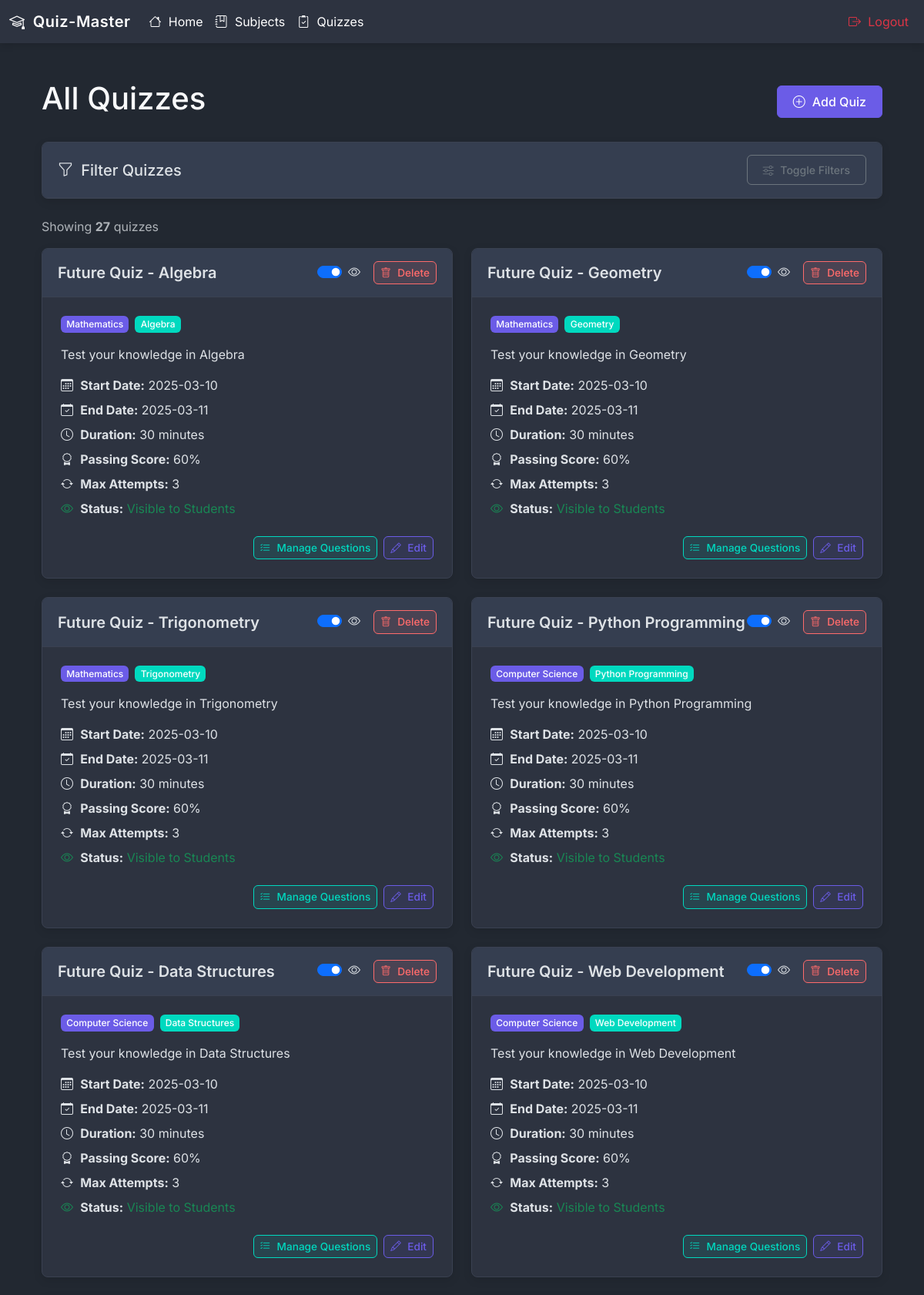
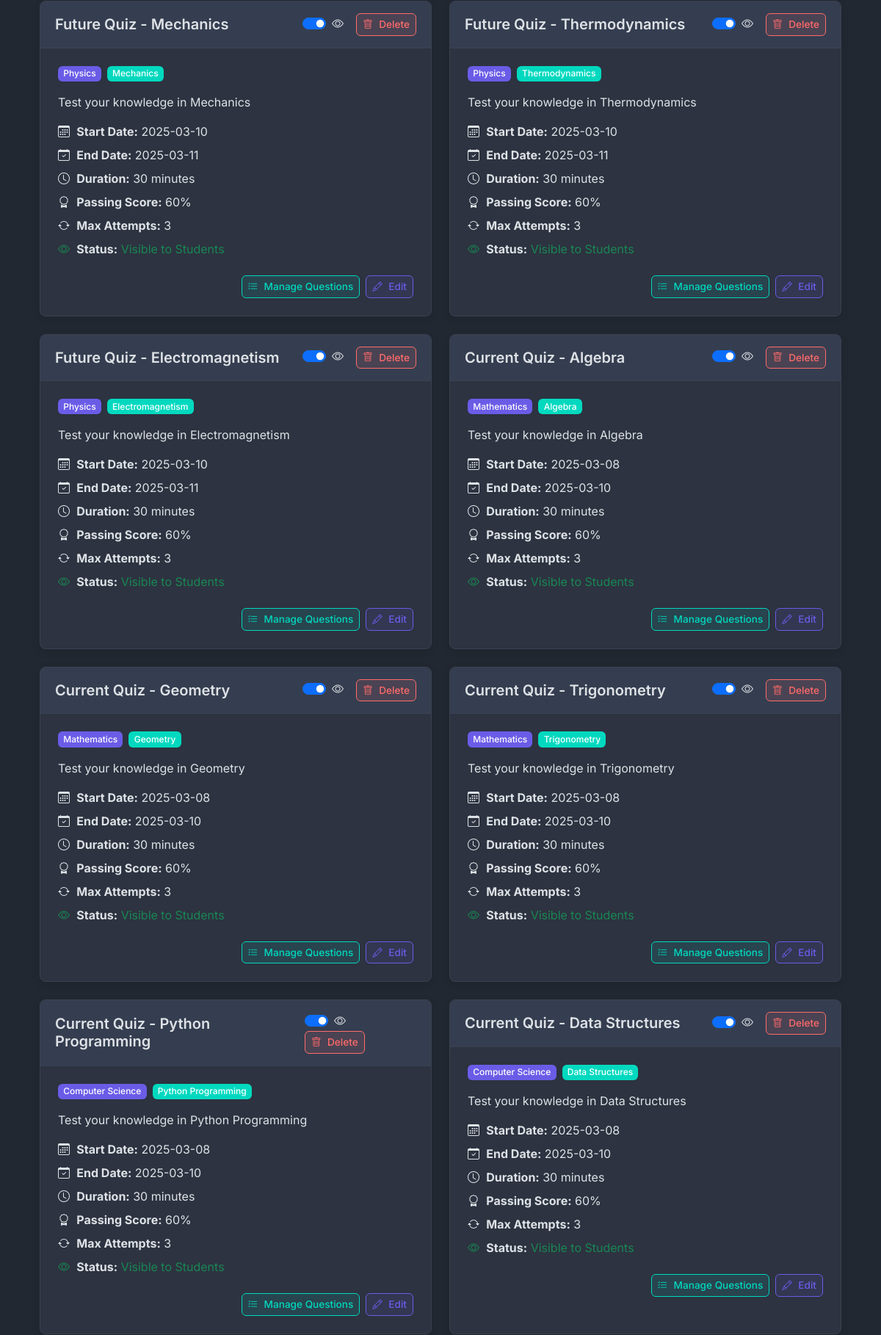
Page /admin/quizzes (signed in, upper part) on the committed database (2 pictures, top to bottom).
### models.py (models this page shows)
class Quiz(db.Model):
    id = db.Column(db.Integer, primary_key=True)
    name = db.Column(db.String(100), nullable=False)
    description = db.Column(db.Text)
    start_date = db.Column(db.DateTime(timezone=True), nullable=False)  # Explicitly set timezone=True
    end_date = db.Column(db.DateTime(timezone=True))  # Explicitly set timezone=True
    time_duration = db.Column(db.Integer, nullable=False)  # in minutes
    passing_score = db.Column(db.Integer, nullable=False)
    max_attempts = db.Column(db.Integer, default=3)
    chapter_id = db.Column(db.Integer, db.ForeignKey('chapter.id'), nullable=False)
    is_active = db.Column(db.Boolean, default=False)
    created_at = db.Column(db.DateTime(timezone=True), default=datetime.now(timezone.utc))
    updated_at = db.Column(db.DateTime(timezone=True), onupdate=datetime.now(timezone.utc))
    questions = db.relationship('Question', backref='quiz', lazy=True)
    attempts = db.relationship('QuizAttempt', backref='quiz', lazy=True)
    scores = db.relationship('Score', backref='quiz', lazy=True)

class Subject(db.Model):
    id = db.Column(db.Integer, primary_key=True)
    name = db.Column(db.String(50), unique=True, nullable=False, index=True)
    description = db.Column(db.Text)
    created_at = db.Column(db.DateTime, default=datetime.now(timezone.utc))
    updated_at = db.Column(db.DateTime, default=datetime.now(timezone.utc), onupdate=datetime.now(timezone.utc))
    chapters = db.relationship('Chapter', backref='subject', lazy=True)

class Chapter(db.Model):
    id = db.Column(db.Integer, primary_key=True)
    name = db.Column(db.String(50), nullable=False)
    description = db.Column(db.Text)
    subject_id = db.Column(db.Integer, db.ForeignKey('subject.id'), nullable=False, index=True)
    created_at = db.Column(db.DateTime, default=datetime.now(timezone.utc))
    updated_at = db.Column(db.DateTime, default=datetime.now(timezone.utc), onupdate=datetime.now(timezone.utc))
    quizzes = db.relationship('Quiz', backref='chapter', lazy=True)

### routes/admin_routes.py (the view, shortened to what this page needs)
@app.route('/admin/quizzes', methods=['GET'])
@admin_required
def allQuizzes():
    subject_id = request.args.get('subject')
    date_filter = request.args.get('date')
    duration_filter = request.args.get('duration')
    sort_by = request.args.get('sort_by', 'date_desc')
    now = datetime.now(timezone.utc)
    query = Quiz.query
    if subject_id:
        chapters = Chapter.query.filter_by(subject_id=subject_id).all()
        chapter_ids = [chapter.id for chapter in chapters]
        query = query.filter(Quiz.chapter_id.in_(chapter_ids))
    if sort_by == 'date_desc':
        query = query.order_by(Quiz.start_date.desc())
    elif sort_by == 'date_asc':
        query = query.order_by(Quiz.start_date.asc())
    elif sort_by == 'name_asc':
        query = query.order_by(Quiz.name.asc())
    elif sort_by == 'name_desc':
        query = query.order_by(Quiz.name.desc())
    elif sort_by == 'duration_asc':
        query = query.order_by(Quiz.time_duration.asc())
    elif sort_by == 'duration_desc':
        query = query.order_by(Quiz.time_duration.desc())
    quizzes = query.all()
    for quiz in quizzes:
        if quiz.start_date and quiz.start_date.tzinfo is None:
            db.session.query(Quiz).filter_by(id=quiz.id).update({
                'start_date': quiz.start_date.replace(tzinfo=timezone.utc)
            })
        if quiz.end_date and quiz.end_date.tzinfo is None:
            db.session.query(Quiz).filter_by(id=quiz.id).update({
                'end_date': quiz.end_date.replace(tzinfo=timezone.utc)
            })
    if any(quiz.start_date.tzinfo is None for quiz in quizzes if quiz.start_date) or \
       any(quiz.end_date.tzinfo is None for quiz in quizzes if quiz.end_date):
        db.session.commit()
        quizzes = query.all()  # Refresh the quiz objects
    subjects = Subject.query.all()
    return render_template('admin/adminQuiz.html',
                         quizzes=quizzes,
                         subjects=subjects,
                         datetime=datetime,
                         timezone=timezone,
                         now=now)

### utils.py (called while the page is built)
def admin_required(f):
    @wraps(f)
    def decorated_function(*args, **kwargs):
        if 'admin_id' not in session:
            flash('Admin access required!', 'danger')
            return redirect(url_for('login'))
        return f(*args, **kwargs)
    return decorated_function

### templates/admin/adminQuiz.html (shortened to what this page needs)
{% extends "base.html" %}
{% block navigation %}
<nav class="navbar navbar-expand-lg">
    <div class="container-fluid">
        <a class="navbar-brand" href="/"><i class="bi bi-mortarboard"></i> Quiz-Master</a>
        <div class="collapse navbar-collapse" id="navbarSupportedContent">
            <ul class="navbar-nav me-auto mb-2 mb-lg-0">
                <li class="nav-item">
                    <a class="nav-link active" aria-current="page" href="/"><i class="bi bi-house"></i> Home</a>
                </li>
                {% if session.get('user_id') %}
                <li class="nav-item">
                    <a class="nav-link active" href="{{ url_for('dashboard') }}"><i class="bi bi-speedometer2"></i> Dashboard</a>
                </li>
                {% elif session.get('admin_id') %}
                <li class="nav-item">
                    <a class="nav-link active" href="{{ url_for('admin') }}"><i class="bi bi-journal-bookmark"></i> Subjects</a>
                </li>
                <li class="nav-item">
                    <a class="nav-link active" href="{{ url_for('allQuizzes') }}"><i class="bi bi-clipboard2-check"></i> Quizzes</a>
                </li>
                {% endif %}
            </ul>
            {% if session.get('user_id') %}
            <ul class="navbar-nav">
                <li class="nav-item">
                    <a class="nav-link active text-danger" href="{{ url_for('logout') }}"><i class="bi bi-box-arrow-right"></i> Logout</a>
                </li>
            </ul>
            {% elif session.get('admin_id') %}
            <ul class="navbar-nav">
                <li class="nav-item">
                    <a class="nav-link active text-danger" href="{{ url_for('adminLogout') }}"><i class="bi bi-box-arrow-right"></i> Logout</a>
                </li>
            </ul>
            {% endif %}
        </div>
    </div>
</nav>
{% endblock %}
{% block content %}
<div class="container py-4">
    <div class="d-flex justify-content-between align-items-center mb-4">
        <h1>All Quizzes</h1>
        <button class="btn btn-primary" data-bs-toggle="modal" data-bs-target="#addQuizModal">
            <i class="bi bi-plus-circle"></i> Add Quiz
        </button>
    </div>
    <div class="card mb-4">
        <div class="card-header">
            <div class="d-flex justify-content-between align-items-center">
                <h5 class="mb-0"><i class="bi bi-funnel"></i> Filter Quizzes</h5>
                <button class="btn btn-sm btn-outline-secondary" type="button" data-bs-toggle="collapse"
                        data-bs-target="#filterCollapse" aria-expanded="false" aria-controls="filterCollapse">
                    <i class="bi bi-sliders"></i> Toggle Filters
                </button>
            </div>
        </div>
    </div>
    <div class="d-flex justify-content-between align-items-center mb-3">
        <p class="text-muted mb-0">Showing <span class="fw-bold">{{ quizzes|length }}</span> quizzes</p>
    </div>
    <div class="row g-4">
        {% for quiz in quizzes %}
        <div class="col-md-6">
            <div class="card h-100">
                <div class="card-header d-flex justify-content-between align-items-center">
                    <h3 class="card-title mb-0 fs-5">{{ quiz.name }}</h3>
                    <div>
                        <div class="form-check form-switch d-inline-block me-2">
                            <input class="form-check-input" type="checkbox"
                                   role="switch" id="visibility-toggle-{{ quiz.id }}"
                                   data-quiz-id="{{ quiz.id }}"
                                   {% if quiz.is_active %}checked{% endif %}>
                            <label class="form-check-label" for="visibility-toggle-{{ quiz.id }}">
                                <i class="bi {% if quiz.is_active %}bi-eye{% else %}bi-eye-slash{% endif %}"></i>
                            </label>
                        </div>
                        <button class="btn btn-sm action-btn action-btn-delete"
                                data-bs-toggle="modal"
                                data-bs-target="#deleteQuizModal-{{ quiz.id }}">
                            <i class="bi bi-trash"></i> Delete
                        </button>
                    </div>
                </div>
                <div class="card-body">
                    <div class="d-flex align-items-center mb-3">
                        {% if quiz.chapter and quiz.chapter.subject %}
                        <span class="badge me-2" style="background-color: var(--primary-color);">
                            {{ quiz.chapter.subject.name }}
                        </span>
                        <span class="badge" style="background-color: var(--secondary-color);">
                            {{ quiz.chapter.name }}
                        </span>
                        {% elif quiz.chapter %}
                        <span class="badge" style="background-color: var(--secondary-color);">
                            {{ quiz.chapter.name }}
                        </span>
                        {% else %}
                        <span class="badge bg-danger">No Chapter Assigned</span>
                        {% endif %}
                    </div>
                    <p>{{ quiz.description }}</p>
                    <div class="mb-4">
                        <p class="mb-2">
                            <i class="bi bi-calendar3"></i>
                            <strong>Start Date:</strong> {{ quiz.start_date.strftime('%Y-%m-%d') }}
                        </p>
                        {% if quiz.end_date %}
                        <p class="mb-2">
                            <i class="bi bi-calendar-check"></i>
                            <strong>End Date:</strong> {{ quiz.end_date.strftime('%Y-%m-%d') }}
                        </p>
                        {% endif %}
                        <p class="mb-2">
                            <i class="bi bi-clock"></i>
                            <strong>Duration:</strong> {{ quiz.time_duration }} minutes
                        </p>
                        <p class="mb-2">
                            <i class="bi bi-award"></i>
                            <strong>Passing Score:</strong> {{ quiz.passing_score }}%
                        </p>
                        <p class="mb-2">
                            <i class="bi bi-arrow-repeat"></i>
                            <strong>Max Attempts:</strong> {{ quiz.max_attempts }}
                        </p>
                        <p class="mb-2">
                            <i class="bi {% if quiz.is_active %}bi-eye text-success{% else %}bi-eye-slash text-danger{% endif %}"></i>
                            <strong>Status:</strong>
                            <span class="{% if quiz.is_active %}text-success{% else %}text-danger{% endif %}">
                                {{ 'Visible to Students' if quiz.is_active else 'Hidden from Students' }}
                            </span>
                        </p>
                    </div>
                    <div class="d-flex justify-content-end gap-2">
                        <a href="{{ url_for('add_quiz_questions', quiz_id=quiz.id) }}"
                           class="btn btn-sm action-btn action-btn-add">
                            <i class="bi bi-list-check"></i> Manage Questions
                        </a>
                        <button class="btn btn-sm action-btn action-btn-edit"
                                data-bs-toggle="modal"
                                data-bs-target="#editQuizModal-{{ quiz.id }}">
                            <i class="bi bi-pencil"></i> Edit
                        </button>
                    </div>
                </div>
            </div>
        </div>
        {% endfor %}
    </div>
</div>
{% endblock %}

### static/css/style.css (style rules this page uses)
:root { --primary-color: #6b5ce7; --primary-light: rgba(107, 92, 231, 0.1); --secondary-color: #00d9bf; --secondary-light: rgba(0, 217, 191, 0.1); --danger-color: #ff6b6b; --danger-light: rgba(255, 107, 107, 0.1); --success-color: #2ecc71; --success-light: rgba(46, 204, 113, 0.1); --dark-bg: #222831; --card-bg: #2d3340; --card-header-bg: #353e50; --text-primary: #f8f9fa; --text-secondary: #b4b6bc; --text-muted: #999aa2; --border-color: #3a4151; }
body { font-family: 'Inter', 'Segoe UI', Roboto, Oxygen, Ubuntu, Cantarell, 'Open Sans', 'Helvetica Neue', sans-serif; background-color: var(--dark-bg); color: var(--text-primary); }
.navbar { background-color: var(--card-bg) !important; box-shadow: 0 2px 10px rgba(0, 0, 0, 0.15); }
.navbar-brand { font-weight: 600; letter-spacing: 0.5px; }
.card { background-color: var(--card-bg); border: 1px solid var(--border-color); box-shadow: 0 4px 12px rgba(0, 0, 0, 0.1); transition: transform 0.2s, box-shadow 0.2s; border-radius: 8px; overflow: hidden; }
.card-header { background-color: var(--card-header-bg); border-bottom: 1px solid var(--border-color); padding: 1rem 1.25rem; }
.card-body { padding: 1.5rem; }
.card-title { font-weight: 600; margin-bottom: 1rem; }
.btn { border-radius: 6px; font-weight: 500; padding: 0.5rem 1.25rem; transition: all 0.2s; }
.btn-primary { background-color: var(--primary-color); border-color: var(--primary-color); }
.bi { margin-right: 0.3rem; }
.action-btn { padding: 0.25rem 0.5rem; font-size: 0.85rem; }
.action-btn-edit { color: var(--primary-color); background-color: var(--primary-light); border: 1px solid var(--primary-color); }
.action-btn-delete { color: var(--danger-color); background-color: var(--danger-light); border: 1px solid var(--danger-color); }
.action-btn-add { color: var(--secondary-color); background-color: var(--secondary-light); border: 1px solid var(--secondary-color); }
.badge { padding: 0.4em 0.6em; font-weight: 500; }

### rows in the picture
Quiz: name "Future Quiz - Algebra", is_active "☑", chapter.subject.name "Mathematics", chapter.name "Algebra", description "Test your knowledge in Algebra", start_date "2025-03-10", end_date "2025-03-11", time_duration "30", passing_score "60", max_attempts "3", is_active "Visible to Students"
Quiz: name "Future Quiz - Geometry", is_active "☑", chapter.subject.name "Mathematics", chapter.name "Geometry", description "Test your knowledge in Geometry", start_date "2025-03-10", end_date "2025-03-11", time_duration "30", passing_score "60", max_attempts "3", is_active "Visible to Students"
Quiz: name "Future Quiz - Trigonometry", is_active "☑", chapter.subject.name "Mathematics", chapter.name "Trigonometry", description "Test your knowledge in Trigonometry", start_date "2025-03-10", end_date "2025-03-11", time_duration "30", passing_score "60", max_attempts "3", is_active "Visible to Students"
Quiz: name "Future Quiz - Python Programming", is_active "☑", chapter.subject.name "Computer Science", chapter.name "Python Programming", description "Test your knowledge in Python Programming", start_date "2025-03-10", end_date "2025-03-11", time_duration "30", passing_score "60", max_attempts "3", is_active "Visible to Students"
Quiz: name "Future Quiz - Data Structures", is_active "☑", chapter.subject.name "Computer Science", chapter.name "Data Structures", description "Test your knowledge in Data Structures", start_date "2025-03-10", end_date "2025-03-11", time_duration "30", passing_score "60", max_attempts "3", is_active "Visible to Students"
Quiz: name "Future Quiz - Web Development", is_active "☑", chapter.subject.name "Computer Science", chapter.name "Web Development", description "Test your knowledge in Web Development", start_date "2025-03-10", end_date "2025-03-11", time_duration "30", passing_score "60", max_attempts "3", is_active "Visible to Students"
Quiz: name "Future Quiz - Mechanics", is_active "☑", chapter.subject.name "Physics", chapter.name "Mechanics", description "Test your knowledge in Mechanics", start_date "2025-03-10", end_date "2025-03-11", time_duration "30", passing_score "60", max_attempts "3", is_active "Visible to Students"
Quiz: name "Future Quiz - Thermodynamics", is_active "☑", chapter.subject.name "Physics", chapter.name "Thermodynamics", description "Test your knowledge in Thermodynamics", start_date "2025-03-10", end_date "2025-03-11", time_duration "30", passing_score "60", max_attempts "3", is_active "Visible to Students"
Quiz: name "Future Quiz - Electromagnetism", is_active "☑", chapter.subject.name "Physics", chapter.name "Electromagnetism", description "Test your knowledge in Electromagnetism", start_date "2025-03-10", end_date "2025-03-11", time_duration "30", passing_score "60", max_attempts "3", is_active "Visible to Students"
Quiz: name "Current Quiz - Algebra", is_active "☑", chapter.subject.name "Mathematics", chapter.name "Algebra", description "Test your knowledge in Algebra", start_date "2025-03-08", end_date "2025-03-10", time_duration "30", passing_score "60", max_attempts "3", is_active "Visible to Students"
Quiz: name "Current Quiz - Geometry", is_active "☑", chapter.subject.name "Mathematics", chapter.name "Geometry", description "Test your knowledge in Geometry", start_date "2025-03-08", end_date "2025-03-10", time_duration "30", passing_score "60", max_attempts "3", is_active "Visible to Students"
Quiz: name "Current Quiz - Trigonometry", is_active "☑", chapter.subject.name "Mathematics", chapter.name "Trigonometry", description "Test your knowledge in Trigonometry", start_date "2025-03-08", end_date "2025-03-10", time_duration "30", passing_score "60", max_attempts "3", is_active "Visible to Students"
Quiz: name "Current Quiz - Python Programming", is_active "☑", chapter.subject.name "Computer Science", chapter.name "Python Programming", description "Test your knowledge in Python Programming", start_date "2025-03-08", end_date "2025-03-10", time_duration "30", passing_score "60", max_attempts "3", is_active "Visible to Students"
Quiz: name "Current Quiz - Data Structures", is_active "☑", chapter.subject.name "Computer Science", chapter.name "Data Structures", description "Test your knowledge in Data Structures", start_date "2025-03-08", end_date "2025-03-10", time_duration "30", passing_score "60", max_attempts "3", is_active "Visible to Students"

### other values in the picture
{{ quizzes|length }} "27"
